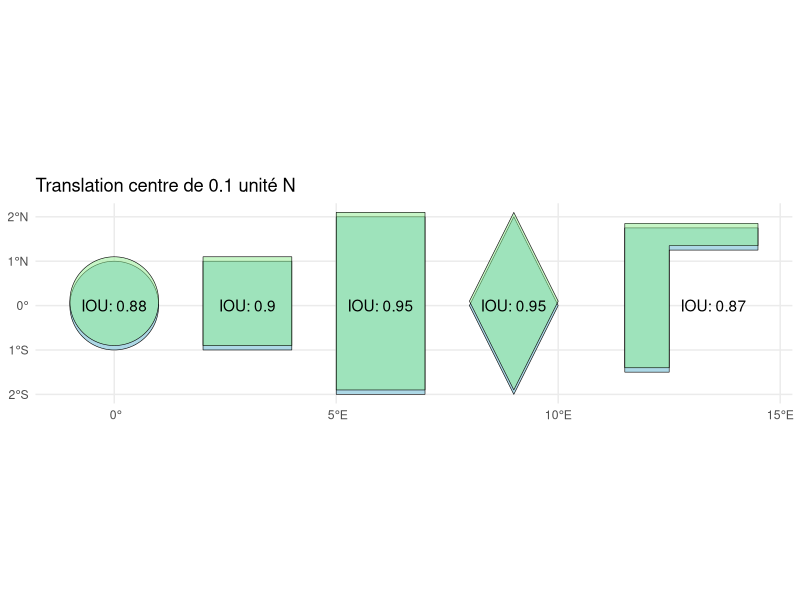
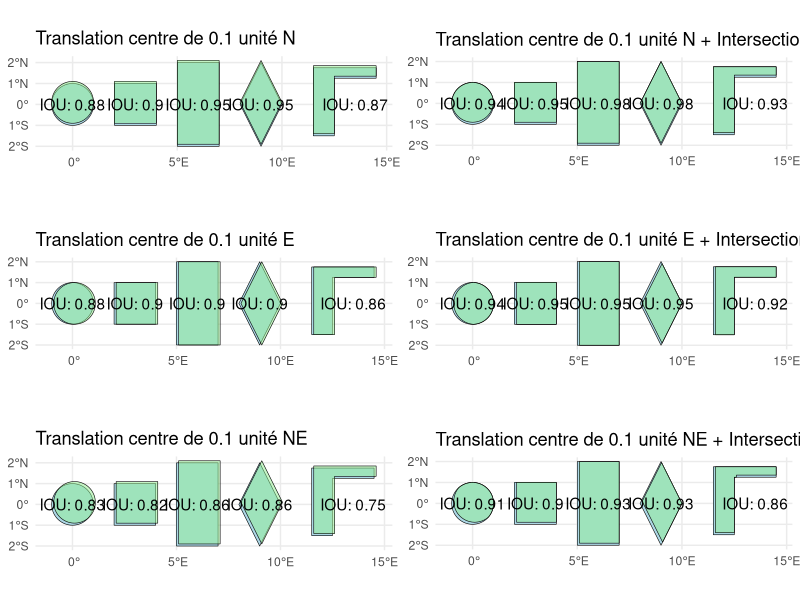
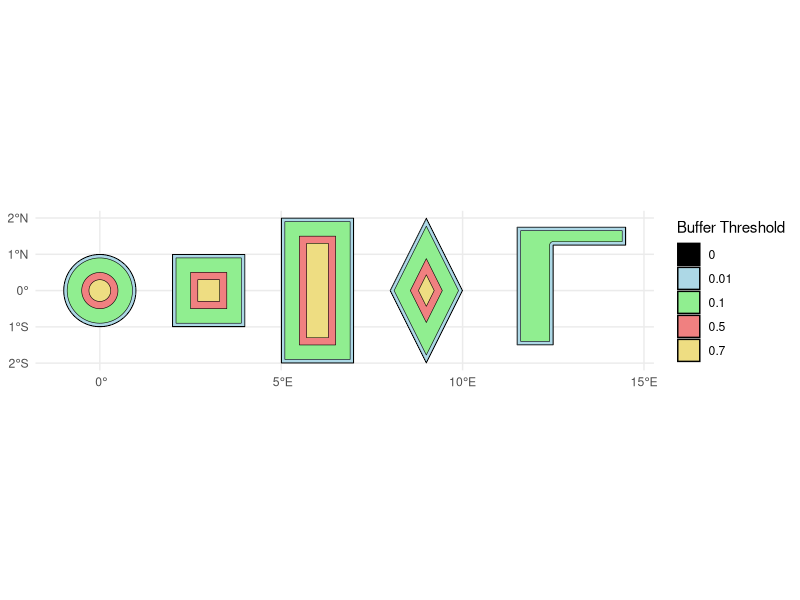

R code for these plots, in order:
## ---- chunk 1
knitr::opts_chunk$set(echo = TRUE)
rm(list = ls())
## ---- chunk 2
library(sf)
library(ggplot2)
library(gridExtra)
## ---- chunk 3
calculate_iou <- function(geometry_avant, geometry_apres) {
  if (!st_is_empty(geometry_avant) & !st_is_empty(geometry_apres)) {
    
    intersection <- st_intersection(geometry_avant, geometry_apres)
    
    if (length(intersection) == 0) {
      return(0) # Si les géométries ne s'intersectent pas du tout, IoU est 0
    }
    
    area_intersection <- st_area(intersection)
    union <- st_union(geometry_avant, geometry_apres)
    area_union <- st_area(union)
    
    return(as.numeric(area_intersection / area_union))
  } else {
    return(NA)
  }
}

calculate_iou_ajust <- function(geometry_avant, geometry_apres) {
  if (!st_is_empty(geometry_avant) & !st_is_empty(geometry_apres)) {
    # Calculer l'ajustement de la géométrie_avant
    centroid_apres <- st_centroid(geometry_apres)
    centroid_avant <- st_centroid(geometry_avant)
    translation_vector <- st_coordinates(centroid_apres)[1, 1:2] - st_coordinates(centroid_avant)[1, 1:2]
    geometry_avant_ajust <- st_geometry(geometry_avant) + translation_vector
    iou_ajust <- calculate_iou(st_set_crs(geometry_avant_ajust, 2154), geometry_apres)
    
    return(iou_ajust)
  } else {
    return(NA)
  }
}
## ---- chunk 4
create_circle <- function(center, radius, n_points = 100) {
  angles <- seq(0, 2 * pi, length.out = n_points)
  circle_points <- cbind(center[1] + radius * cos(angles),
                         center[2] + radius * sin(angles))
  # Assurez-vous que le polygone est fermé en répétant le premier point à la fin
  circle_points <- rbind(circle_points, circle_points[1,])
  circle <- st_polygon(list(circle_points))
  return(circle)
}

create_square <- function(center, side_length) {
  half_side <- side_length / 2
  square <- st_polygon(list(rbind(c(center[1] - half_side, center[2] - half_side),
                                  c(center[1] + half_side, center[2] - half_side),
                                  c(center[1] + half_side, center[2] + half_side),
                                  c(center[1] - half_side, center[2] + half_side),
                                  c(center[1] - half_side, center[2] - half_side))))
  return(square)
}

create_square <- function(center, side_length) {
  half_side <- side_length / 2
  square <- st_polygon(list(rbind(c(center[1] - half_side, center[2] - half_side),
                                  c(center[1] + half_side, center[2] - half_side),
                                  c(center[1] + half_side, center[2] + half_side),
                                  c(center[1] - half_side, center[2] + half_side),
                                  c(center[1] - half_side, center[2] - half_side))))
  return(square)
}

create_rectangle <- function(center, width, height) {
  half_width <- width / 2
  half_height <- height / 2
  rectangle <- st_polygon(list(rbind(c(center[1] - half_width, center[2] - half_height),
                                     c(center[1] + half_width, center[2] - half_height),
                                     c(center[1] + half_width, center[2] + half_height),
                                     c(center[1] - half_width, center[2] + half_height),
                                     c(center[1] - half_width, center[2] - half_height))))
  return(rectangle)
}

create_diamond <- function(center, width, height) {
  half_width <- width / 2
  half_height <- height / 2
  diamond <- st_polygon(list(rbind(c(center[1], center[2] - half_height),
                                   c(center[1] + half_width, center[2]),
                                   c(center[1], center[2] + half_height),
                                   c(center[1] - half_width, center[2]),
                                   c(center[1], center[2] - half_height))))
  return(diamond)
}

## ---- chunk 5

# Définir les centres pour espacer les formes
centers_1 <- list(
  circle_center = c(0, 0),
  square_center = c(3, 0),
  rectangle_center = c(6, 0),
  diamond_center = c(9, 0),
  L_b_center = c(12, 0),
  L_h_center = c(13, 1.5)
)

centers_2 <- list(
  circle_center = c(0, 0.1),
  square_center = c(3, 0.1),
  rectangle_center = c(6, 0.1),
  diamond_center = c(9, 0.1),
  L_b_center = c(12, 0.1),
  L_h_center = c(13, 1.6)
)

# Créer les formes avec les centres espacés
circle_1 <- create_circle(centers_1$circle_center, radius = 1)
square_1 <- create_square(centers_1$square_center, side_length = 2)
rectangle_1 <- create_rectangle(centers_1$rectangle_center, width = 2, height = 4)
diamond_1 <- create_diamond(centers_1$diamond_center, width = 2, height = 4)
L_b <- create_rectangle(centers_1$L_b_center, width = 1, height = 3)
L_h <- create_rectangle(centers_1$L_h_center, width = 3, height = 0.5)

L_1 <- st_union(L_b, L_h)

geometries <- st_sfc(circle_1, square_1, rectangle_1, diamond_1, L_1, crs = 4326)
geometries_sf_1 <- st_sf(geometry = geometries)

circle_2 <- create_circle(centers_2$circle_center, radius = 1)
square_2 <- create_square(centers_2$square_center, side_length = 2)
rectangle_2 <- create_rectangle(centers_2$rectangle_center, width = 2, height = 4)
diamond_2 <- create_diamond(centers_2$diamond_center, width = 2, height = 4)
L_b <- create_rectangle(centers_2$L_b_center, width = 1, height = 3)
L_h <- create_rectangle(centers_2$L_h_center, width = 3, height = 0.5)

L_2 <- st_union(L_b, L_h)

geometries <- st_sfc(circle_2, square_2, rectangle_2, diamond_2, L_2, crs = 4326)
geometries_sf_2 <- st_sf(geometry = geometries)

iou <- list(
  circle = calculate_iou(circle_1, circle_2),
  square = calculate_iou(square_1, square_2),
  rectangle = calculate_iou(rectangle_1, rectangle_2),
  diamond = calculate_iou(rectangle_1, rectangle_2),
  L = calculate_iou(L_1, L_2)
)

# Affichage avec ggplot2
plot1 <- ggplot() +
  geom_sf(data = geometries_sf_1, fill = 'lightblue', color = 'black') +
  geom_sf(data = geometries_sf_2, fill = 'lightgreen', color = 'black', alpha = 0.5) +
  theme_minimal() +
  ggtitle("Translation centre de 0.1 unité N") +
  annotate("text", x = 0, y = 0, label = paste0("IOU: ", round(iou$circle, 2)), color = "black") +
  annotate("text", x = 3, y = 0, label = paste0("IOU: ", round(iou$square, 2)), color = "black",) +
  annotate("text", x = 6, y = 0, label = paste0("IOU: ", round(iou$rectangle, 2)), color = "black") +
  annotate("text", x = 9, y = 0, label = paste0("IOU: ", round(iou$diamond, 2)), color = "black") +
  annotate("text", x = 13.5, y = 0, label = paste0("IOU: ", round(iou$L, 2)), color = "black") +
  theme(axis.title.x = element_blank(), axis.title.y = element_blank())

plot1

## ---- chunk 6

# Définir les centres pour espacer les formes
centers_2 <- list(
  circle_center = c(0, 0.1),
  square_center = c(3, 0.1),
  rectangle_center = c(6, 0.1),
  diamond_center = c(9, 0.1),
  L_b_center = c(12, 0.1),
  L_h_center = c(13, 1.6)
)

circle_2 <- create_circle(centers_2$circle_center, radius = 1)
square_2 <- create_square(centers_2$square_center, side_length = 2)
rectangle_2 <- create_rectangle(centers_2$rectangle_center, width = 2, height = 4)
diamond_2 <- create_diamond(centers_2$diamond_center, width = 2, height = 4)
L_b <- create_rectangle(centers_2$L_b_center, width = 1, height = 3)
L_h <- create_rectangle(centers_2$L_h_center, width = 3, height = 0.5)

L_2 <- st_union(L_b, L_h)


circle_2 <- st_intersection(circle_1, circle_2)
square_2 <- st_intersection(square_1, square_2)
rectangle_2 <- st_intersection(rectangle_1, rectangle_2)
diamond_2 <- st_intersection(diamond_1, diamond_2)
L_2 <- st_intersection(L_1, L_2)

geometries <- st_sfc(circle_2, square_2, rectangle_2, diamond_2, L_2, crs = 4326)
geometries_sf_2 <- st_sf(geometry = geometries)

iou <- list(
  circle = calculate_iou(circle_1, circle_2),
  square = calculate_iou(square_1, square_2),
  rectangle = calculate_iou(rectangle_1, rectangle_2),
  diamond = calculate_iou(rectangle_1, rectangle_2),
  L = calculate_iou(L_1, L_2)
)

# Affichage avec ggplot2
plot2 <- ggplot() +
  geom_sf(data = geometries_sf_1, fill = 'lightblue', color = 'black') +
  geom_sf(data = geometries_sf_2, fill = 'lightgreen', color = 'black', alpha= 0.5) +
  theme_minimal() +
  ggtitle("Translation centre de 0.1 unité N + Intersection") +
  annotate("text", x = 0, y = 0, label = paste0("IOU: ", round(iou$circle, 2)), color = "black") +
  annotate("text", x = 3, y = 0, label = paste0("IOU: ", round(iou$square, 2)), color = "black",) +
  annotate("text", x = 6, y = 0, label = paste0("IOU: ", round(iou$rectangle, 2)), color = "black") +
  annotate("text", x = 9, y = 0, label = paste0("IOU: ", round(iou$diamond, 2)), color = "black") +
  annotate("text", x = 13.5, y = 0, label = paste0("IOU: ", round(iou$L, 2)), color = "black") +
  theme(axis.title.x = element_blank(), axis.title.y = element_blank())

## ---- chunk 7

# Définir les centres pour espacer les formes
centers_2 <- list(
  circle_center = c(0.1, 0),
  square_center = c(3.1, 0),
  rectangle_center = c(6.1, 0),
  diamond_center = c(9.1, 0),
  L_b_center = c(12.1, 0),
  L_h_center = c(13.1, 1.5)
)

circle_2 <- create_circle(centers_2$circle_center, radius = 1)
square_2 <- create_square(centers_2$square_center, side_length = 2)
rectangle_2 <- create_rectangle(centers_2$rectangle_center, width = 2, height = 4)
diamond_2 <- create_diamond(centers_2$diamond_center, width = 2, height = 4)
L_b <- create_rectangle(centers_2$L_b_center, width = 1, height = 3)
L_h <- create_rectangle(centers_2$L_h_center, width = 3, height = 0.5)

L_2 <- st_union(L_b, L_h)

geometries <- st_sfc(circle_2, square_2, rectangle_2, diamond_2, L_2, crs = 4326)
geometries_sf_2 <- st_sf(geometry = geometries)

iou <- list(
  circle = calculate_iou(circle_1, circle_2),
  square = calculate_iou(square_1, square_2),
  rectangle = calculate_iou(rectangle_1, rectangle_2),
  diamond = calculate_iou(rectangle_1, rectangle_2),
  L = calculate_iou(L_1, L_2)
)

# Affichage avec ggplot2
plot3 <- ggplot() +
  geom_sf(data = geometries_sf_1, fill = 'lightblue', color = 'black') +
  geom_sf(data = geometries_sf_2, fill = 'lightgreen', color = 'black', alpha= 0.5) +
  theme_minimal() +
  ggtitle("Translation centre de 0.1 unité E") +
  annotate("text", x = 0, y = 0, label = paste0("IOU: ", round(iou$circle, 2)), color = "black") +
  annotate("text", x = 3, y = 0, label = paste0("IOU: ", round(iou$square, 2)), color = "black",) +
  annotate("text", x = 6, y = 0, label = paste0("IOU: ", round(iou$rectangle, 2)), color = "black") +
  annotate("text", x = 9, y = 0, label = paste0("IOU: ", round(iou$diamond, 2)), color = "black") +
  annotate("text", x = 13.5, y = 0, label = paste0("IOU: ", round(iou$L, 2)), color = "black") +
  theme(axis.title.x = element_blank(), axis.title.y = element_blank())

## ---- chunk 8

# Définir les centres pour espacer les formes
centers_2 <- list(
  circle_center = c(0.1, 0),
  square_center = c(3.1, 0),
  rectangle_center = c(6.1, 0),
  diamond_center = c(9.1, 0),
  L_b_center = c(12.1, 0),
  L_h_center = c(13.1, 1.5)
)

circle_2 <- create_circle(centers_2$circle_center, radius = 1)
square_2 <- create_square(centers_2$square_center, side_length = 2)
rectangle_2 <- create_rectangle(centers_2$rectangle_center, width = 2, height = 4)
diamond_2 <- create_diamond(centers_2$diamond_center, width = 2, height = 4)
L_b <- create_rectangle(centers_2$L_b_center, width = 1, height = 3)
L_h <- create_rectangle(centers_2$L_h_center, width = 3, height = 0.5)

L_2 <- st_union(L_b, L_h)

circle_2 <- st_intersection(circle_1, circle_2)
square_2 <- st_intersection(square_1, square_2)
rectangle_2 <- st_intersection(rectangle_1, rectangle_2)
diamond_2 <- st_intersection(diamond_1, diamond_2)
L_2 <- st_intersection(L_1, L_2)

geometries <- st_sfc(circle_2, square_2, rectangle_2, diamond_2, L_2, crs = 4326)
geometries_sf_2 <- st_sf(geometry = geometries)

iou <- list(
  circle = calculate_iou(circle_1, circle_2),
  square = calculate_iou(square_1, square_2),
  rectangle = calculate_iou(rectangle_1, rectangle_2),
  diamond = calculate_iou(rectangle_1, rectangle_2),
  L = calculate_iou(L_1, L_2)
)

# Affichage avec ggplot2
plot4 <- ggplot() +
  geom_sf(data = geometries_sf_1, fill = 'lightblue', color = 'black') +
  geom_sf(data = geometries_sf_2, fill = 'lightgreen', color = 'black', alpha= 0.5) +
  theme_minimal() +
  ggtitle("Translation centre de 0.1 unité E + Intersection") +
  annotate("text", x = 0, y = 0, label = paste0("IOU: ", round(iou$circle, 2)), color = "black") +
  annotate("text", x = 3, y = 0, label = paste0("IOU: ", round(iou$square, 2)), color = "black",) +
  annotate("text", x = 6, y = 0, label = paste0("IOU: ", round(iou$rectangle, 2)), color = "black") +
  annotate("text", x = 9, y = 0, label = paste0("IOU: ", round(iou$diamond, 2)), color = "black") +
  annotate("text", x = 13.5, y = 0, label = paste0("IOU: ", round(iou$L, 2)), color = "black") +
  theme(axis.title.x = element_blank(), axis.title.y = element_blank())

## ---- chunk 9

# Définir les centres pour espacer les formes
centers_2 <- list(
  circle_center = c(0.1, 0.1),
  square_center = c(3.1, 0.1),
  rectangle_center = c(6.1, 0.1),
  diamond_center = c(9.1, 0.1),
  L_b_center = c(12.1, 0.1),
  L_h_center = c(13.1, 1.6)
)

circle_2 <- create_circle(centers_2$circle_center, radius = 1)
square_2 <- create_square(centers_2$square_center, side_length = 2)
rectangle_2 <- create_rectangle(centers_2$rectangle_center, width = 2, height = 4)
diamond_2 <- create_diamond(centers_2$diamond_center, width = 2, height = 4)
L_b <- create_rectangle(centers_2$L_b_center, width = 1, height = 3)
L_h <- create_rectangle(centers_2$L_h_center, width = 3, height = 0.5)

L_2 <- st_union(L_b, L_h)

geometries <- st_sfc(circle_2, square_2, rectangle_2, diamond_2, L_2, crs = 4326)
geometries_sf_2 <- st_sf(geometry = geometries)

iou <- list(
  circle = calculate_iou(circle_1, circle_2),
  square = calculate_iou(square_1, square_2),
  rectangle = calculate_iou(rectangle_1, rectangle_2),
  diamond = calculate_iou(rectangle_1, rectangle_2),
  L = calculate_iou(L_1, L_2)
)

# Affichage avec ggplot2
plot5 <- ggplot() +
  geom_sf(data = geometries_sf_1, fill = 'lightblue', color = 'black') +
  geom_sf(data = geometries_sf_2, fill = 'lightgreen', color = 'black', alpha= 0.5) +
  theme_minimal() +
  ggtitle("Translation centre de 0.1 unité NE") +
  annotate("text", x = 0, y = 0, label = paste0("IOU: ", round(iou$circle, 2)), color = "black") +
  annotate("text", x = 3, y = 0, label = paste0("IOU: ", round(iou$square, 2)), color = "black",) +
  annotate("text", x = 6, y = 0, label = paste0("IOU: ", round(iou$rectangle, 2)), color = "black") +
  annotate("text", x = 9, y = 0, label = paste0("IOU: ", round(iou$diamond, 2)), color = "black") +
  annotate("text", x = 13.5, y = 0, label = paste0("IOU: ", round(iou$L, 2)), color = "black") +
  theme(axis.title.x = element_blank(), axis.title.y = element_blank())

## ---- chunk 10

centers_2 <- list(
  circle_center = c(0.1, 0.1),
  square_center = c(3.1, 0.1),
  rectangle_center = c(6.1, 0.1),
  diamond_center = c(9.1, 0.1),
  L_b_center = c(12.1, 0.1),
  L_h_center = c(13.1, 1.6)
)

circle_2 <- create_circle(centers_2$circle_center, radius = 1)
square_2 <- create_square(centers_2$square_center, side_length = 2)
rectangle_2 <- create_rectangle(centers_2$rectangle_center, width = 2, height = 4)
diamond_2 <- create_diamond(centers_2$diamond_center, width = 2, height = 4)
L_b <- create_rectangle(centers_2$L_b_center, width = 1, height = 3)
L_h <- create_rectangle(centers_2$L_h_center, width = 3, height = 0.5)

L_2 <- st_union(L_b, L_h)

circle_2 <- st_intersection(circle_1, circle_2)
square_2 <- st_intersection(square_1, square_2)
rectangle_2 <- st_intersection(rectangle_1, rectangle_2)
diamond_2 <- st_intersection(diamond_1, diamond_2)
L_2 <- st_intersection(L_1, L_2)

geometries <- st_sfc(circle_2, square_2, rectangle_2, diamond_2, L_2, crs = 4326)
geometries_sf_2 <- st_sf(geometry = geometries)

iou <- list(
  circle = calculate_iou(circle_1, circle_2),
  square = calculate_iou(square_1, square_2),
  rectangle = calculate_iou(rectangle_1, rectangle_2),
  diamond = calculate_iou(rectangle_1, rectangle_2),
  L = calculate_iou(L_1, L_2)
)

# Affichage avec ggplot2
plot6 <- ggplot() +
  geom_sf(data = geometries_sf_1, fill = 'lightblue', color = 'black') +
  geom_sf(data = geometries_sf_2, fill = 'lightgreen', color = 'black', alpha= 0.5) +
  theme_minimal() +
  ggtitle("Translation centre de 0.1 unité NE + Intersection") +
  annotate("text", x = 0, y = 0, label = paste0("IOU: ", round(iou$circle, 2)), color = "black") +
  annotate("text", x = 3, y = 0, label = paste0("IOU: ", round(iou$square, 2)), color = "black",) +
  annotate("text", x = 6, y = 0, label = paste0("IOU: ", round(iou$rectangle, 2)), color = "black") +
  annotate("text", x = 9, y = 0, label = paste0("IOU: ", round(iou$diamond, 2)), color = "black") +
  annotate("text", x = 13.5, y = 0, label = paste0("IOU: ", round(iou$L, 2)), color = "black") +
  theme(axis.title.x = element_blank(), axis.title.y = element_blank())

## ---- chunk 11
plot <- grid.arrange(plot1, plot2, plot3, plot4, plot5, plot6, ncol = 2)
ggsave("Forme_iou_translation.png", plot = plot, width = 14, height = 8, dpi = 300)
## ---- chunk 12
centers_1 <- list(
  circle_center = c(0, 0),
  square_center = c(3, 0),
  rectangle_center = c(6, 0),
  diamond_center = c(9, 0),
  L_b_center = c(12, 0),
  L_h_center = c(13, 1.5)
)

# Créer les formes avec les centres espacés
circle_1 <- create_circle(centers_1$circle_center, radius = 1)
square_1 <- create_square(centers_1$square_center, side_length = 2)
rectangle_1 <- create_rectangle(centers_1$rectangle_center, width = 2, height = 4)
diamond_1 <- create_diamond(centers_1$diamond_center, width = 2, height = 4)
L_b <- create_rectangle(centers_1$L_b_center, width = 1, height = 3)
L_h <- create_rectangle(centers_1$L_h_center, width = 3, height = 0.5)

L_1 <- st_union(L_b, L_h)

geometries <- st_sfc(circle_1, square_1, rectangle_1, diamond_1, L_1, crs = 4326)
geometries_sf <- st_sf(geometry = geometries)

# Créer des buffers négatifs pour les seuils donnés
thresholds <- c(0, 0.01, 0.1, 0.5, 0.7)
buffer_list <- list()

# Appliquer les buffers et ajouter à la liste
for (threshold in thresholds) {
  
  buffered_geometries <- st_sfc(st_buffer(circle_1, dist = -threshold), 
                       st_buffer(square_1, dist = -threshold), 
                       st_buffer(rectangle_1, dist = -threshold), 
                       st_buffer(diamond_1, dist = -threshold), 
                       st_buffer(L_1, dist = -threshold), crs = 4326)
  buffer_sf <- st_sf(geometry = buffered_geometries, threshold = threshold)
  buffer_list[[as.character(threshold)]] <- buffer_sf
}

all_buffers <- do.call(rbind, buffer_list)


# Visualiser les buffers négatifs avec ggplot2
plot1 <- ggplot() +
  geom_sf(data = all_buffers, aes(fill = as.factor(threshold)), color = 'black') +
  scale_fill_manual(values = c("black","lightblue", "lightgreen", "lightcoral", "lightgoldenrod"), 
                    name = "Buffer Threshold") +
  theme_minimal() +
  theme(axis.title.x = element_blank(), axis.title.y = element_blank())

# Afficher le graphique
plot1
